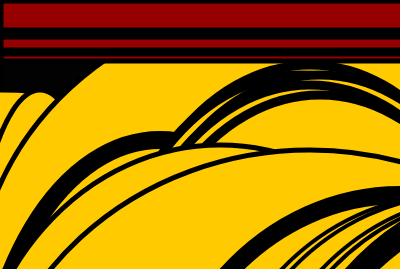
Frame 1 (no input)
Frame 60 (no input): identical to frame 1, image omitted
Frame 120 (the mouse pressed at the canvas centre since frame 60): identical to frame 1, image omitted

The p5.js sketch that drew this single still picture (run headless with seeded random() and noise() and a simulated clock; from frame 60 on, the mouse is pressed at the canvas centre):

// p5.js sketch
// ── sketch.js
function setup() {
    createCanvas(400, 269);
}

function draw() {

background(0);

 // noStroke();
 strokeWeight(5);
fill(2);
 rect(1, 30, 10000, 7);

 strokeWeight(5);
 fill(2);
 rect(1, 60, 10000);

 strokeWeight(5);
 fill(255,202,0)
ellipse(2,390,650,600)

strokeWeight(5);
fill(255,202,0)
ellipse(40,390,150,600)

 strokeWeight(5);
 fill(255,202,0)
ellipse(300,300,650,600)

strokeWeight(18);
fill(255,202,0)
ellipse(160,440,360,600)

strokeWeight(9);
fill(255,202,0)
ellipse(310,350,400,570)
fill(255,202,0)
ellipse(300,360,400,570)
fill(255,202,0)
ellipse(320,360,400,570)
fill(255,202,0)
ellipse(310,370,400,570)

strokeWeight(9);
fill(255,202,0)
ellipse(320,380,400,570)

strokeWeight(5);
fill(255,202,0)
ellipse(220,430,500,570)

strokeWeight(5);
fill(255,202,0)
ellipse(310,450,650,600)

strokeWeight(18);
fill(255,202,0)
ellipse(400,480,500,570)

strokeWeight(4);
fill(255,202,0)
ellipse(450,480,500,570)
fill(255,202,0)
ellipse(460,480,500,570)
fill(255,202,0)
ellipse(490,480,500,570)
fill(255,202,0)
ellipse(500,480,500,570)
strokeWeight(25);
fill(255,202,0)
ellipse(530,480,500,570)

strokeWeight(5);
fill(150,0,0);
rect(1,1,460, 60,)

strokeWeight(5);
fill(2)
 rect(1, 50, 10000, 4);

 strokeWeight(5);
 fill(2);
 rect(1, 30, 10000, 7);
 
 
 


}
